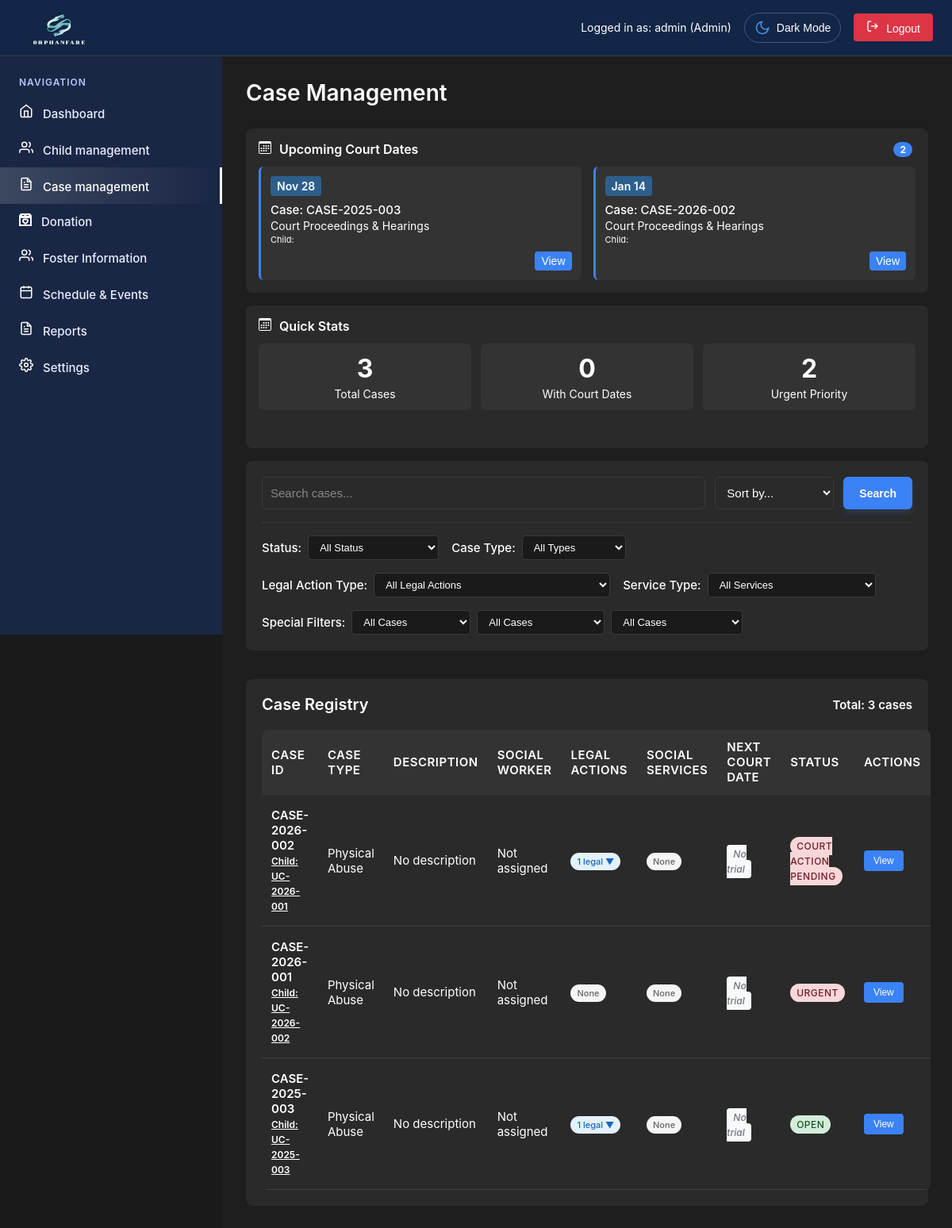
/admin/case-management.php (signed in), run on the app's committed database.
### tables this page shows
CREATE TABLE `users` (
  `id` int(11) NOT NULL,
  `username` varchar(50) NOT NULL,
  `email` varchar(100) NOT NULL,
  `password` varchar(255) NOT NULL,
  `role` enum('super_admin','admin','user','Social Worker','Social Welfare Assistant') DEFAULT 'user',
  `status` enum('active','inactive','pending') DEFAULT 'pending',
  `created_at` timestamp NOT NULL DEFAULT current_timestamp(),
  `updated_at` timestamp NOT NULL DEFAULT current_timestamp() ON UPDATE current_timestamp(),
  `two_factor_secret` varchar(32) DEFAULT NULL,
  `two_factor_enabled` tinyint(1) DEFAULT 0,
  `two_factor_verified` tinyint(1) DEFAULT 0,
  `two_factor_backup_codes` text DEFAULT NULL,
  `last_login` timestamp NULL DEFAULT NULL,
  `last_password_change` timestamp NOT NULL DEFAULT current_timestamp(),
  `failed_attempts` int(11) DEFAULT 0,
  `account_locked` tinyint(1) DEFAULT 0,
  `is_active` tinyint(1) DEFAULT 1
);

CREATE TABLE `legal_actions` (
  `id` int(11) NOT NULL,
  `case_id` varchar(20) NOT NULL,
  `type` varchar(100) NOT NULL,
  `date` date NOT NULL,
  `status` enum('Scheduled','Completed','Cancelled') DEFAULT 'Scheduled',
  `notes` text DEFAULT NULL,
  `created_at` timestamp NOT NULL DEFAULT current_timestamp(),
  `updated_at` timestamp NOT NULL DEFAULT current_timestamp() ON UPDATE current_timestamp()
);

CREATE TABLE `cases` (
  `id` int(11) NOT NULL,
  `case_id` varchar(20) NOT NULL,
  `case_type` varchar(100) NOT NULL,
  `child_name` varchar(100) NOT NULL,
  `child_age` int(11) NOT NULL,
  `child_gender` enum('Male','Female') NOT NULL,
  `current_location` text DEFAULT NULL,
  `birth_date` date DEFAULT NULL,
  `birth_place` varchar(255) DEFAULT NULL,
  `educational_attention` varchar(255) DEFAULT NULL,
  `contact_number` varchar(20) DEFAULT NULL,
  `reported_by` varchar(100) NOT NULL,
  `reporter_relation` varchar(100) DEFAULT NULL,
  `reporter_phone` varchar(20) DEFAULT NULL,
  `reporter_email` varchar(100) DEFAULT NULL,
  `expected_date` date NOT NULL,
  `description` text NOT NULL,
  `priority` enum('urgent','high','medium','low') DEFAULT 'medium',
  `social_worker` varchar(100) DEFAULT NULL,
  `current_status` varchar(50) DEFAULT NULL,
  `status` enum('Open','Under Investigation','Court Action Pending','Closed') DEFAULT 'Open',
  `created_date` datetime NOT NULL DEFAULT current_timestamp(),
  `created_by` int(11) NOT NULL,
  `created_at` timestamp NOT NULL DEFAULT current_timestamp(),
  `updated_at` timestamp NOT NULL DEFAULT current_timestamp() ON UPDATE current_timestamp(),
  `linked_child_id` varchar(20) DEFAULT NULL,
  `cf_incident_date` date DEFAULT NULL,
  `cf_incident_location` varchar(255) DEFAULT NULL,
  `cf_perpetrator_name` varchar(100) DEFAULT NULL,
  `cf_perpetrator_relation` varchar(100) DEFAULT NULL,
  `cf_evidence_notes` text DEFAULT NULL,
  `cf_risk_level` varchar(50) DEFAULT NULL,
  `cf_case_priority` varchar(50) DEFAULT NULL,
  `cf_investigation_status` varchar(100) DEFAULT NULL,
  `cf_favorite_anime` varchar(255) DEFAULT NULL
);

### admin/case-management.php (the view, shortened to what the rows shown need)
<?php
require_once 'includes/header.php';
function getStatusBadgeClass($status) {
    switch (strtolower($status)) {
        case 'urgent': return 'status-urgent';
        case 'open': return 'status-active';
        case 'court action pending': return 'status-warning';
    }
}
function getSocialWorkerName($socialWorkerId) {
    $socialWorkers = [
        'maria-santos' => 'Maria Santos',
        'juan-cruz' => 'Juan Cruz',
        'lisa-gonzalez' => 'Lisa Gonzalez',
        'carlos-reyes' => 'Carlos Reyes'
    ];
    return $socialWorkers[$socialWorkerId] ?? 'Not assigned';
}
function getUpcomingTrials($pdo) {
    $today = date('Y-m-d');
    $trials = [];
    try {
        $stmt = $pdo->prepare("
            SELECT la.*, c.case_id, c.child_name, c.case_type
            FROM legal_actions la
            LEFT JOIN cases c ON la.case_id = c.case_id
            WHERE la.type LIKE '%court%' OR la.type LIKE '%trial%' OR la.type LIKE '%hearing%'
            AND la.date >= ?
            ORDER BY la.date ASC
        ");
        $stmt->execute([$today]);
        $trials = $stmt->fetchAll();
    } catch (Exception $e) {
        error_log("Error fetching upcoming trials: " . $e->getMessage());
    }
    return $trials;
}
$whereClause = "WHERE 1=1";
$params = [];
$orderBy = "ORDER BY created_date DESC";
$cases = [];
$legalActionsCount = [];
$socialServicesCount = [];
$upcomingCourtDates = [];
$caseSocialServices = [];
try {
    $query = "
        SELECT c.*,
               (SELECT COUNT(*) FROM legal_actions la WHERE la.case_id = c.case_id) as legal_actions_count,
               (SELECT COUNT(*) FROM social_services ss WHERE ss.case_id = c.case_id) as social_services_count,
               (SELECT MIN(la.date) FROM legal_actions la
                WHERE la.case_id = c.case_id
                AND (la.type LIKE '%court%' OR la.type LIKE '%trial%' OR la.type LIKE '%hearing%')
                AND la.date >= CURDATE()) as next_court_date
        FROM cases c
        $whereClause
        $orderBy
    ";
    $stmt = $pdo->prepare($query);
    $stmt->execute($params);
    $cases = $stmt->fetchAll();
    foreach ($cases as $case) {
        $caseId = $case['case_id'];
        $stmt = $pdo->prepare("SELECT type, date_started, status FROM social_services WHERE case_id = ? ORDER BY date_started DESC");
        $stmt->execute([$caseId]);
        $caseSocialServices[$caseId] = $stmt->fetchAll();
        $legalActionsCount[$caseId] = $case['legal_actions_count'];
        $socialServicesCount[$caseId] = $case['social_services_count'];
        $upcomingCourtDates[$caseId] = $case['next_court_date'];
    }
} catch (Exception $e) {
    error_log("Database error in case management: " . $e->getMessage());
}
$upcomingTrials = getUpcomingTrials($pdo);
$canEdit = $permissionManager->hasPermission('case_management', 'edit');
?>
<main class="main-content">
    <div class="page-header">
        <h1 class="page-title">Case Management
        </h1>
    </div>
                <div class="case-sidebar">
                        <div class="sidebar-section">
                                <?php if (!empty($upcomingTrials)): ?>
                                    <div class="upcoming-trials-list">
                                        <?php foreach ($upcomingTrials as $trial): ?>
                                            <div class="trial-item">
                                                <div class="trial-date">
                                                    <?php echo date('M j', strtotime($trial['date'])); ?>
                                                </div>
                                                <div class="trial-info">
                                                    <div class="trial-case">Case: <?php echo htmlspecialchars($trial['case_id']); ?></div>
                                                    <div class="trial-type"><?php echo htmlspecialchars($trial['type']); ?></div>
                                                    <div class="trial-child">Child: <?php echo htmlspecialchars($trial['child_name'] ?? 'Unknown'); ?></div>
                                                </div>
                                                <div class="trial-actions">
                                                    <button class="btn-small" onclick="viewCase('<?php echo htmlspecialchars($trial['case_id']); ?>')">View</button>
                                                </div>
                                            </div>
                                        <?php endforeach; ?>
                                    </div>
                                <?php else: ?>
                                    <div class="no-upcoming-trials">
                                        No upcoming court dates
                                    </div>
                                <?php endif; ?>
                        </div>
    <div class="case-management-layout">
        <div class="case-main-content">
            <div class="registry-section">
                <div class="registry-header">
                    <h2 class="registry-title">Case Registry</h2>
                </div>
                <table class="foster-table">
                    <thead>
                        <tr>
                            <th>Case ID</th>
                            <th>Case Type</th>
                            <th>Description</th>
                            <th>Social Worker</th>
                            <th>Legal Actions</th>
                            <th>Social Services</th>
                            <th>Next Court Date</th>
                            <th>Status</th>
                            <th>Actions</th>
                        </tr>
                    </thead>
                    <tbody id="caseTableBody">
                        <?php foreach ($cases as $case):
                            $caseId = $case['case_id'];
                            $legalCount = $legalActionsCount[$caseId] ?? 0;
                            $socialCount = $socialServicesCount[$caseId] ?? 0;
                            $nextCourtDate = $upcomingCourtDates[$caseId] ?? null;
                            $socialServices = $caseSocialServices[$caseId] ?? [];
                        ?>
                        <tr <?php if ($canEdit): ?>onclick="viewCaseDetails('<?php echo htmlspecialchars($caseId); ?>')" style="cursor: pointer;"<?php else: ?>style="cursor: not-allowed;"<?php endif; ?>>
                            <td class="foster-id"><?php echo htmlspecialchars($caseId); ?>
                                <?php if ($case['linked_child_id']): ?>
                                    <br><small class="case-id">Child: <?php echo htmlspecialchars($case['linked_child_id']); ?></small>
                                <?php endif; ?>
                            </td>
                            <td><?php echo htmlspecialchars(ucfirst($case['case_type'] ?? 'Unknown')); ?></td>
                            <td class="notes-cell"><?php echo htmlspecialchars($case['description'] ? substr($case['description'], 0, 50) . '...' : 'No description'); ?></td>
                            <td><?php echo htmlspecialchars(getSocialWorkerName($case['social_worker'] ?? '')); ?></td>
                            <td>
                                <?php if ($legalCount > 0): ?>
                                    <div class="actions-dropdown">
                                        <span class="count-badge legal-count" onclick="event.stopPropagation(); toggleActions(this)">
                                            <?php echo $legalCount; ?> legal ▼
                                        </span>
                                    </div>
                                <?php else: ?>
                                    <span class="count-badge no-data">None</span>
                                <?php endif; ?>
                            </td>
                            <td>
                                <?php if ($socialCount > 0): ?>
                                    <div class="services-dropdown">
                                        <span class="count-badge social-count" onclick="event.stopPropagation(); toggleServices(this)">
                                            <?php echo $socialCount; ?> services ▼
                                        </span>
                                        <div class="services-list">
                                            <?php foreach ($socialServices as $service): ?>
                                                <div class="service-item">
                                                    <strong><?php echo htmlspecialchars($service['type']); ?></strong>
                                                    <div class="service-date">Started: <?php echo date('M j, Y', strtotime($service['date_started'])); ?></div>
                                                    <div class="service-status"><?php echo htmlspecialchars($service['status']); ?></div>
                                                </div>
                                            <?php endforeach; ?>
                                        </div>
                                    </div>
                                <?php else: ?>
                                    <span class="count-badge no-data">None</span>
                                <?php endif; ?>
                            </td>
                            <td>
                                <?php if ($nextCourtDate): ?>
                                    <span class="court-date upcoming"><?php echo date('M j, Y', strtotime($nextCourtDate)); ?></span>
                                <?php else: ?>
                                    <span class="court-date none">No trial</span>
                                <?php endif; ?>
                            </td>
                            <td>
                                <?php
                                $statusText = $case['status'] ?? 'Unknown';
                                $statusClass = getStatusBadgeClass($case['status'] ?? '');
                                if (($case['status'] ?? '') === 'Open' && ($case['priority'] ?? '')) {
                                    $statusText = ucfirst($case['priority']);
                                    $statusClass = getStatusBadgeClass($case['priority']);
                                }
                                ?>
                                <span class="status-badge <?php echo $statusClass; ?>"><?php echo htmlspecialchars($statusText); ?></span>
                            </td>
                            <td onclick="event.stopPropagation();">
                                <?php if ($canEdit): ?>
                                    <button class="view-btn" onclick="viewCase('<?php echo htmlspecialchars($caseId); ?>')">View</button>
                                <?php else: ?>
                                    <button class="view-btn" disabled title="Read-only mode - No actions allowed">View</button>
                                <?php endif; ?>
                            </td>
                        </tr>
                        <?php endforeach; ?>
                    </tbody>
                </table>
            </div>
        </div>
        </div>
    </div>
</main>
<?php
require_once 'includes/footer.php';
?>

### admin/includes/header.php (shortened to what the rows shown need)
<?php
require_once '../config/database.php';
require_once 'auth.php';
$currentUser = getCurrentUser();
try {
    $stmt = $pdo->prepare("SELECT role FROM users WHERE id = ?");
    $stmt->execute([$currentUser['id']]);
    $dbUser = $stmt->fetch(PDO::FETCH_ASSOC);
    if ($dbUser && $dbUser['role']) {
        $currentUser = getCurrentUser();
    }
} catch (Exception $e) {
}
require_once 'permissions.php';
?>
<!DOCTYPE html>
<html lang="en">
<head>
    <link rel="stylesheet" href="../css/common.css">
    <link rel="stylesheet" href="../css/admin.css">
</head>
<body>
    <div class="dashboard-container">
        <div class="top-header">
            <div class="user-info">
                <span class="user-status">Logged in as: <?php echo htmlspecialchars($currentUser['username'] ?? 'Admin'); ?> (<?php
                    $roleDisplay = match($currentUser['role']) {
                        'super_admin' => 'Super Admin',
                        'admin' => 'Admin',
                        'Social Worker' => 'Social Worker',
                        'Social Welfare Assistant' => 'Social Welfare Assistant',
                        default => ucfirst($currentUser['role'])
                    };
                    echo htmlspecialchars($roleDisplay);
                ?>)</span>
                <button id="themeToggle" class="theme-toggle">
                    <span class="theme-icon">
                    </span>
                    <span class="text">Dark Mode</span>
                </button>
                <button class="logout-btn" onclick="logout()">
                    <svg width="16" height="16" viewBox="0 0 24 24" fill="none" stroke="currentColor" stroke-width="2" style="margin-right: 5px;">
                        <path d="M9 21H5a2 2 0 0 1-2-2V5a2 2 0 0 1 2-2h4"/>
                        <polyline points="16 17 21 12 16 7"/>
                        <line x1="21" y1="12" x2="9" y2="12"/>
                    </svg>
                    Logout
                </button>
            </div>
        </div>

### data on the page
users: role "admin", role "Admin"
legal_actions: date "Nov 28", cases.case_id "CASE-2025-003", type "Court Proceedings & Hearings"
legal_actions: date "Jan 14", cases.case_id "CASE-2026-002", type "Court Proceedings & Hearings"
cases: case "CASE-2026-002", linked_child "UC-2026-001", case_type "Physical Abuse", description "No description", social_worker "Not assigned", case "1", shows "None", status "COURT ACTION PENDING"
cases: case "CASE-2026-001", linked_child "UC-2026-002", case_type "Physical Abuse", description "No description", social_worker "Not assigned", shows "None", priority "URGENT"
cases: case "CASE-2025-003", linked_child "UC-2025-003", case_type "Physical Abuse", description "No description", social_worker "Not assigned", case "1", shows "None", status "OPEN"

### other printed values
count($upcomingTrials) "2"
count($cases) "3"
count($courtCases) "0"
count($urgentCases) "2"
